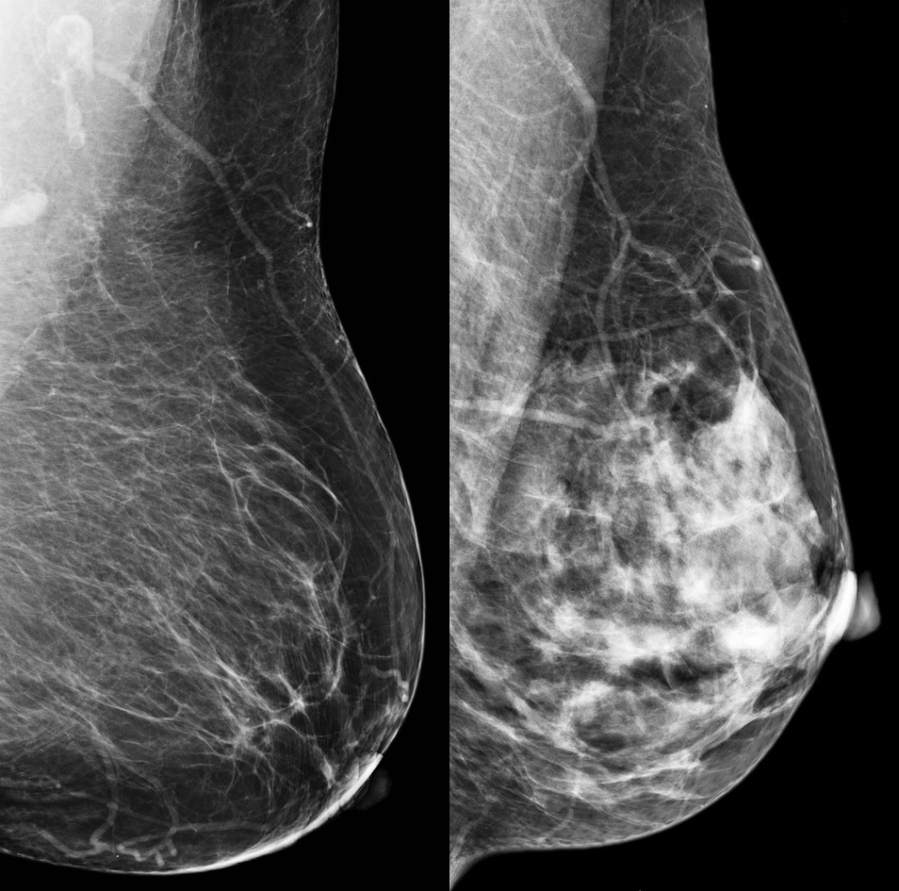
#> input picture resources/img.png, 899 x 891 px
$ python gammaTransform.py
#> lines starting #> are read from the running program, lines starting #| are printed output that depends on the picture
import cv2
import numpy as np

img = cv2.imread("../resources/img.png",0)
#> img: shape (891, 899); min 0, max 255, mean 77.6
gamma = [0.05, 0.5, 1, 1.5, 100]
for p in gamma:
    gammaCorrected = np.array(255*(img/255)**p, dtype=np.uint8)
    cv2.imshow(str(p)+' corrected', gammaCorrected)
#> this loop made 5 passes
#> pass 1, `gammaCorrected = np.array(255*(img/255)**p, dtype=np.uint8)`:
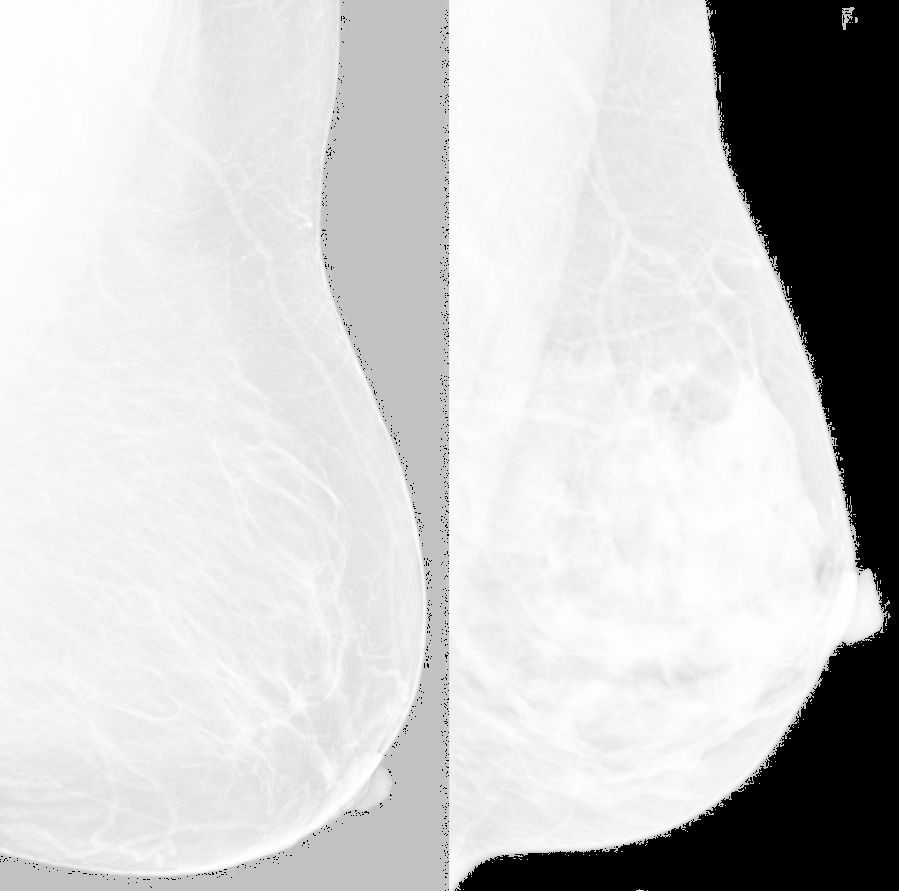
#> gammaCorrected: shape (891, 899); min 0, max 255, mean 201.9
#> pass 2, `gammaCorrected = np.array(255*(img/255)**p, dtype=np.uint8)`:
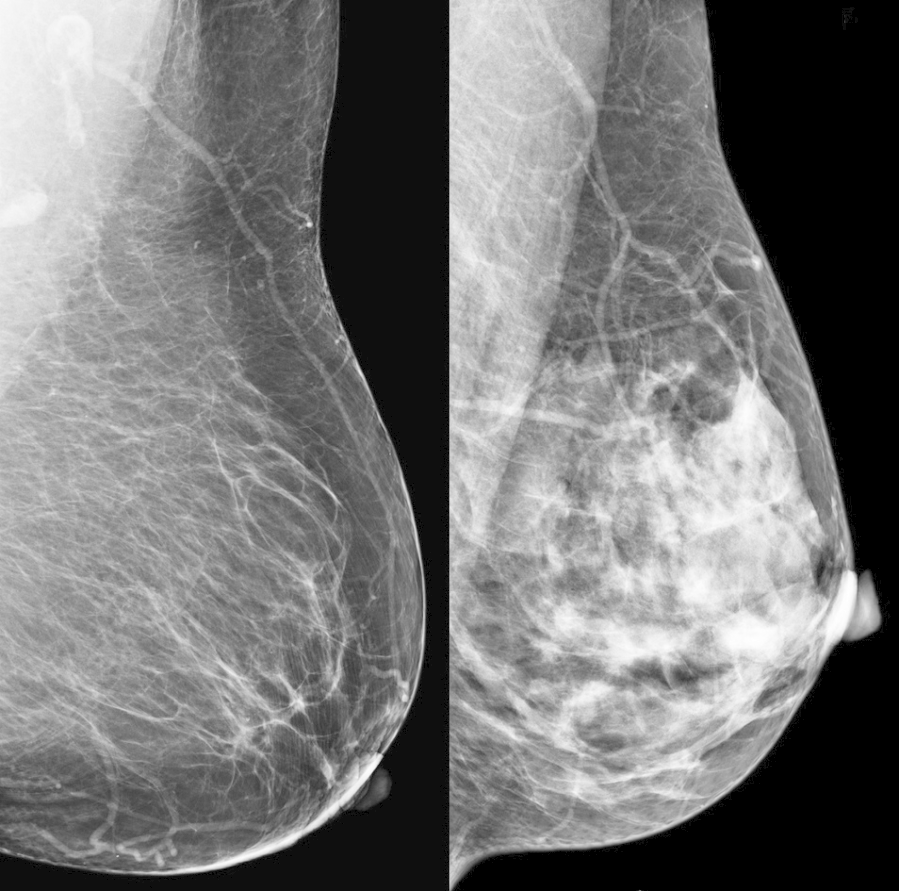
#> gammaCorrected: shape (891, 899); min 0, max 255, mean 118.7
cv2.waitKey(0)
cv2.destroyAllWindows()
